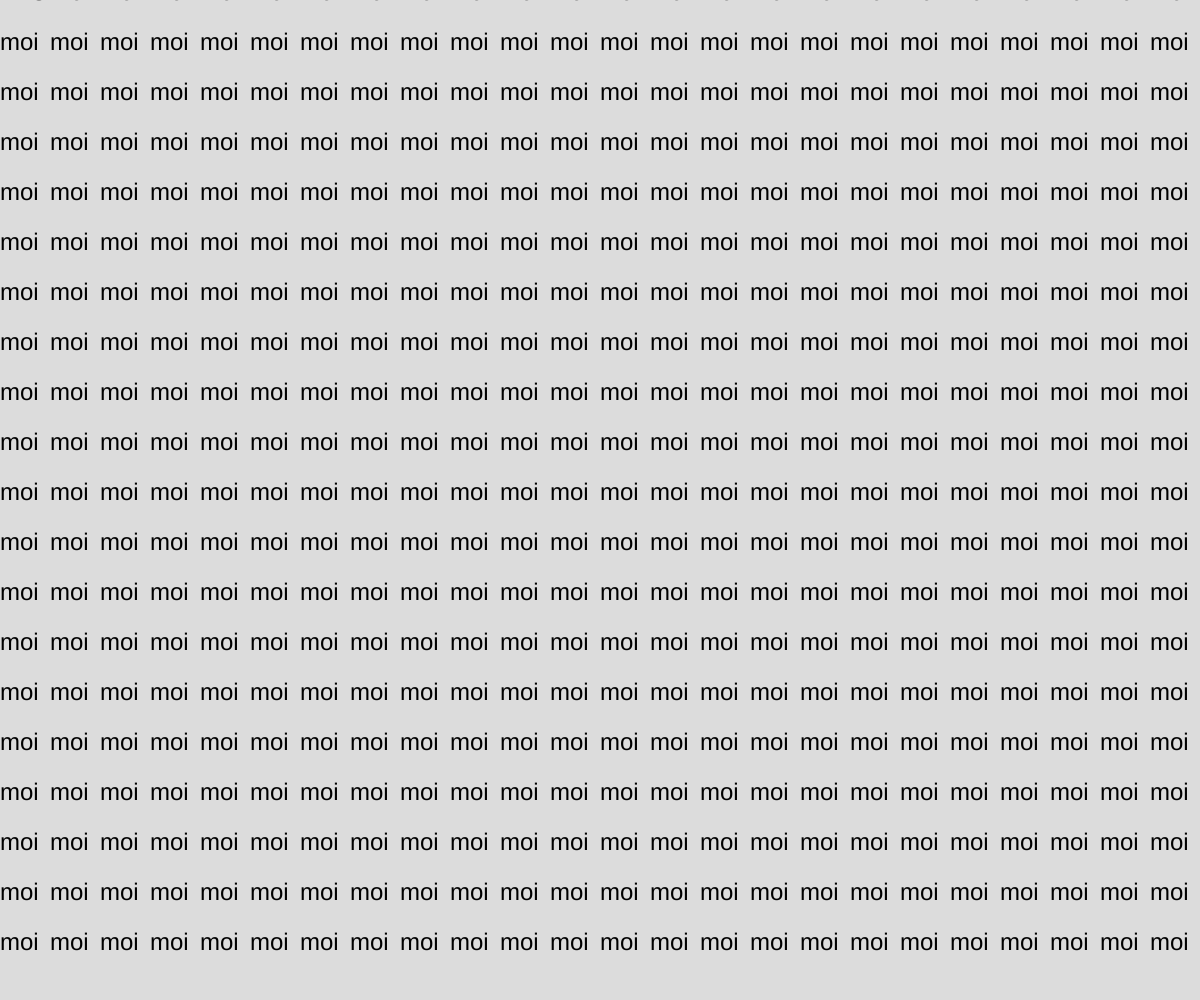
Frame 1 (no input)
Frame 60 (no input): identical to frame 1, image omitted
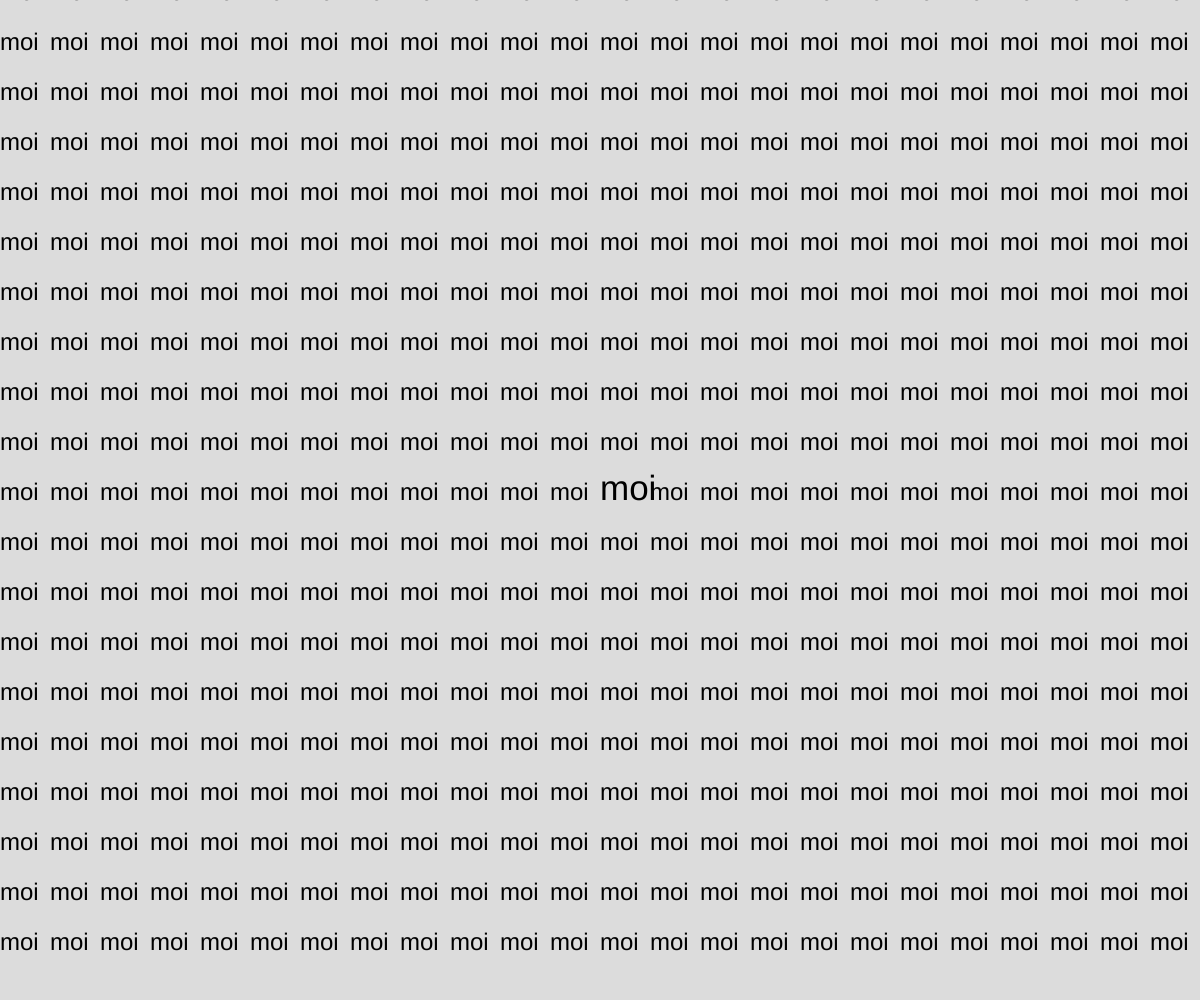
Frame 120 (the mouse pressed at the canvas centre since frame 60)

The p5.js sketch that drew these frames (run headless with seeded random() and noise() and a simulated clock; from frame 60 on, the mouse is pressed at the canvas centre):

// p5.js sketch
// ── sketch.js
let word = 'moi';
let wordSize = 24; // Taille du mot de base
let maxSize = 35; // Taille maximale lorsque survolé

function setup() {
  createCanvas(windowWidth, windowHeight);
}

function windowResized() {resizeCanvas(windowWidth, windowHeight);}

function draw() {
  background(220);

  let spacing = 50; // Espace entre chaque mot

  for (let y = 0; y < windowHeight; y += spacing) {
    for (let x = 0; x < windowWidth; x += spacing) {
      let distance = dist(mouseX, mouseY, x, y);

      // Vérifie si le curseur est sur le mot
      if (distance < wordSize) {
        // Taille maximale lorsque survolé
        textSize(maxSize);
      } else {
        // Taille normale
        textSize(wordSize);
      }

      text(word, x, y);
    }
  }
}
